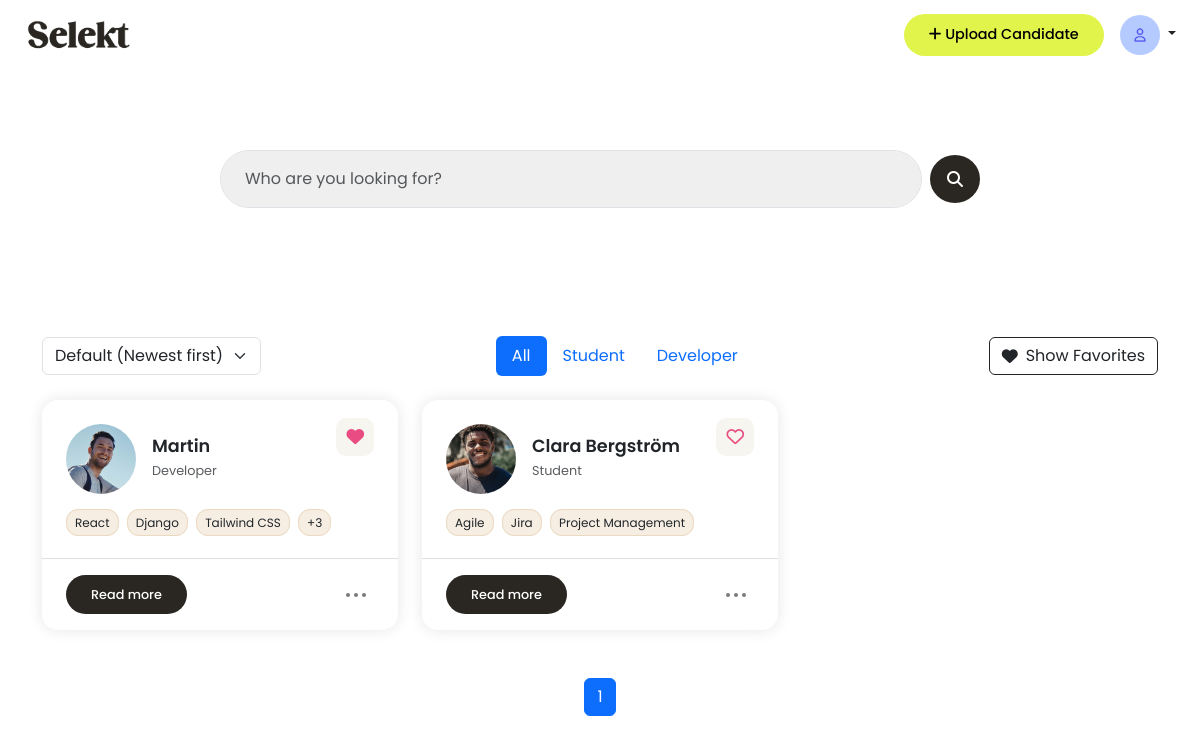
Before: /dashboard/ (signed in) with the older database file.
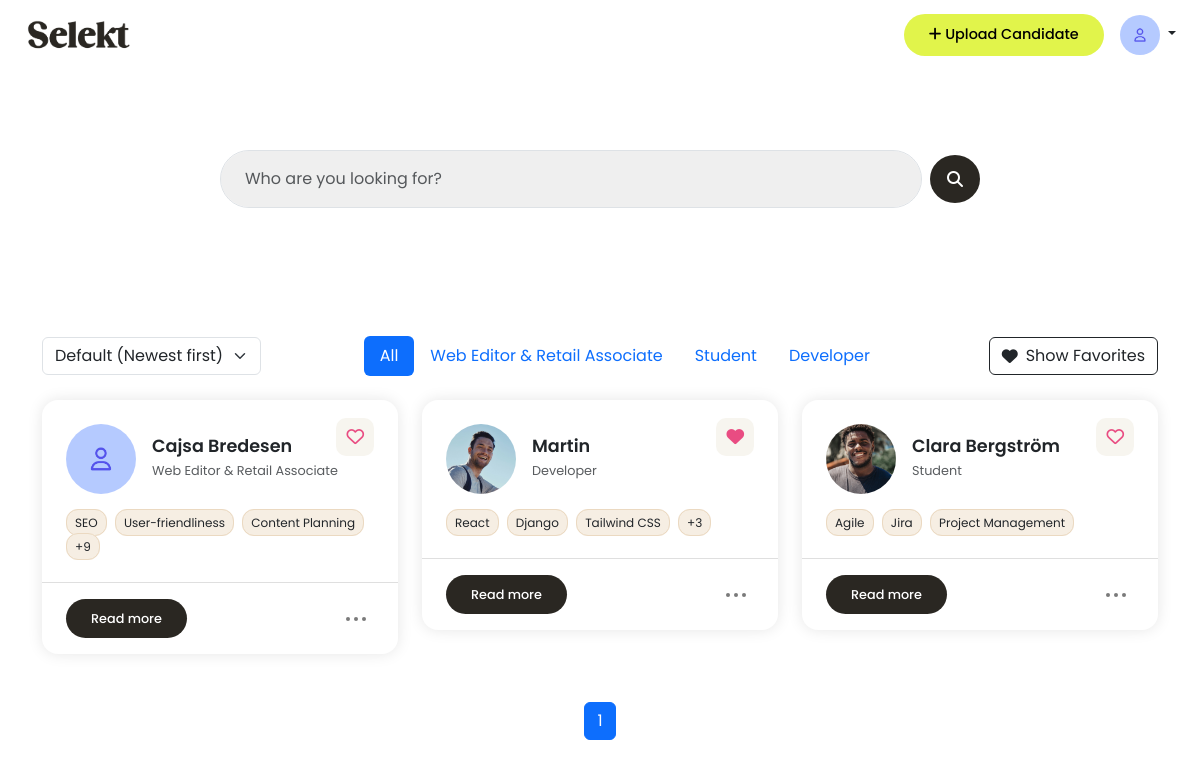
After: the same page with the newer database file.
### candidates/models.py (models this page shows, shortened)
class Candidate(models.Model):
    user = models.ForeignKey(User, on_delete=models.CASCADE)
    name = models.CharField(max_length=100)
    email = models.EmailField()
    phone_number = models.CharField(max_length=20, blank=True)
    job_title = models.CharField(max_length=100, blank=True)
    profile_summary = models.TextField(blank=True)
    work_experience = models.TextField(blank=True)
    education = models.TextField(blank=True)
    location = models.CharField(max_length=100, blank=True)
    links = models.CharField(max_length=255, blank=True, help_text="e.g. LinkedIn, GitHub URLs")
    profile_image = models.ImageField(upload_to='profile_images/', blank=True, null=True)
    other = models.TextField(blank=True)
    notes = models.TextField(blank=True)
    top_skills = models.CharField(
        max_length=255,
        blank=True,
        help_text="Write top skills separated by commas (e.g. Communication, Leadership, SQL)"
    )
    uploaded_at = models.DateTimeField(auto_now_add=True)

### candidates/views.py (the view)
# urls.py: path('dashboard/', candidate_views.dashboard, name='dashboard'),
@login_required
def dashboard(request):
    query = request.GET.get('q', '')
    sort = request.GET.get('sort', '')
    filter_title = request.GET.get('title', '')
    show_favorites = request.GET.get('favorites') == 'on'
    candidates = Candidate.objects.filter(user=request.user)
    candidates = filter_candidates(candidates, query)
    if filter_title:
        candidates = candidates.filter(job_title__iexact=filter_title)
    if show_favorites:
        favorite_candidates = Favorite.objects.filter(user=request.user).values_list('candidate_id', flat=True)
        candidates = candidates.filter(id__in=favorite_candidates)
    if sort == 'name':
        candidates = candidates.order_by('name')
    else:
        candidates = candidates.order_by('-uploaded_at')
    job_titles = (
        Candidate.objects
        .filter(user=request.user)
        .exclude(job_title__isnull=True)
        .exclude(job_title__exact='')
        .values('job_title')
        .annotate(count=Count('job_title'))
        .order_by('-count')[:5]
    )
    paginator = Paginator(candidates, 12)
    page_number = request.GET.get('page')
    candidates = paginator.get_page(page_number)
    for candidate in candidates:
        candidate.skill_list = [skill.strip() for skill in candidate.top_skills.split(',')]
        candidate.is_favorite = Favorite.objects.filter(user=request.user, candidate=candidate).exists()
    show_welcome_popup = False
    if hasattr(request.user, 'profile') and request.user.profile.is_first_login:
        show_welcome_popup = True
    context = {
        'candidates': candidates,
        'job_titles': job_titles,
        'active_title': filter_title,
        'show_favorites': show_favorites,
        'show_welcome_popup': show_welcome_popup,
    }
    return render(request, 'dashboard.html', context)

### candidates/context_processors.py (called while the page is built)
def profile_picture(request):
    if request.user.is_authenticated:
        try:
            profile = request.user.profile
        except Profile.DoesNotExist:
            profile = None
    else:
        profile = None
    return {'profile': profile}

### candidates/views.py (called while the page is built, shortened)
def filter_candidates(queryset, query):
    return queryset

### templates/dashboard.html (shortened to what the changed rows need)
{% extends "base.html" %}
{% load static %}
{% block content %}
<div class="container py-5">
  <div class="d-flex justify-content-between align-items-center mb-4 flex-wrap gap-3">
    <ul class="nav nav-pills justify-content-center flex-grow-1">
      {% for title in job_titles %}
      <li class="nav-item">
        <a class="nav-link {% if active_title == title.job_title %}active{% endif %}"
          href="?title={{ title.job_title|urlencode }}">
          {{ title.job_title }}
        </a>
      </li>
      {% endfor %}
    </ul>
  </div>
  {% if candidates %}
  <div class="row g-4">
    {% for candidate in candidates %}
    <div class="col-md-4 col-sm-6">
      <div class="candidate-card bg-white position-relative">
        <div class="position-absolute top-0 end-0 p-4">
          <span class="heart-icon" onclick="toggleFavorite({{ candidate.id }}, this)">
            <i id="heart-card-{{ candidate.id }}" class="fa{% if candidate.is_favorite %}-solid{% else %}-regular{% endif %} fa-heart"></i>
          </span>
        </div>
        <div class="px-4 pt-4 pb-2">
          <div class="d-flex align-items-center gap-3 mb-3">
            {% if candidate.profile_image %}
            <img src="{{ candidate.profile_image.url }}" alt="Profile Image" />
            {% else %}
            <img src="{% static 'media/images/user-pic.png' %}" alt="Profile Image" />
            {% endif %}
            <div>
              <h4 class="mb-0">{{ candidate.name }}</h4>
              <small class="text-muted">{{ candidate.job_title|default:'Candidate' }}</small>
            </div>
          </div>
          <div class="skill-container">
            {% with candidate.skill_list as skills %}
            {% for skill in skills|slice:":3" %}
            <span class="skill-badge">{{ skill }}</span>
            {% endfor %}
            {% if skills|length > 3 %}
            <span class="skill-badge">+{{ skills|length|add:"-3" }}</span>
            {% endif %}
            {% endwith %}
          </div>
        </div>
        <hr>
        <div class="d-flex justify-content-between align-items-center px-4 pb-3">
          <a href="#" onclick="openCandidateModal({{ candidate.id|escapejs }})"
            class="btn button-base scn-button read-btn">Read more</a>
          <div class="dot-menu position-relative p-2 rounded" style="cursor: pointer;">
            <div class="d-flex flex-row justify-content-center align-items-center">
              <span class="dot"></span>
              <span class="dot mx-1"></span>
              <span class="dot"></span>
            </div>
          </div>
        </div>
      </div>
    </div>
    {% endfor %}
    <div class="d-flex justify-content-center mt-5">
      <nav>
        <ul class="pagination">
          {% for num in candidates.paginator.page_range %}
            {% if num == 1 or num == candidates.paginator.num_pages or num >= candidates.number|add:"-2" and num <= candidates.number|add:"2" %}
              {% if num == candidates.number %}
                <li class="page-item active">
                  <span class="page-link">{{ num }}</span>
                </li>
              {% else %}
                <li class="page-item">
                  <a class="page-link" href="?{% if request.GET %}{{ request.GET.urlencode }}&{% endif %}page={{ num }}">{{ num }}</a>
                </li>
              {% endif %}
            {% elif num == 2 and candidates.number|add:"-2" > 2 %}
              <li class="page-item disabled"><span class="page-link">...</span></li>
            {% elif num == candidates.paginator.num_pages|add:"-1" and candidates.number|add:"2" < candidates.paginator.num_pages|add:"-1" %}
              <li class="page-item disabled"><span class="page-link">...</span></li>
            {% endif %}
          {% endfor %}
        </ul>
      </nav>
    </div>
  {% else %}
  <p>No candidates yet.</p>
  {% endif %}
</div>
</div>
{% endblock %}

Changed rows visible on the page:
added Candidate: name "Cajsa Bredesen", job_title "Web Editor & Retail Associate", skills "SEO" "User-friendliness" "Content Planning", skill_list|length "9"
Other visible differences:
new list line: "Web Editor & Retail Associate"
